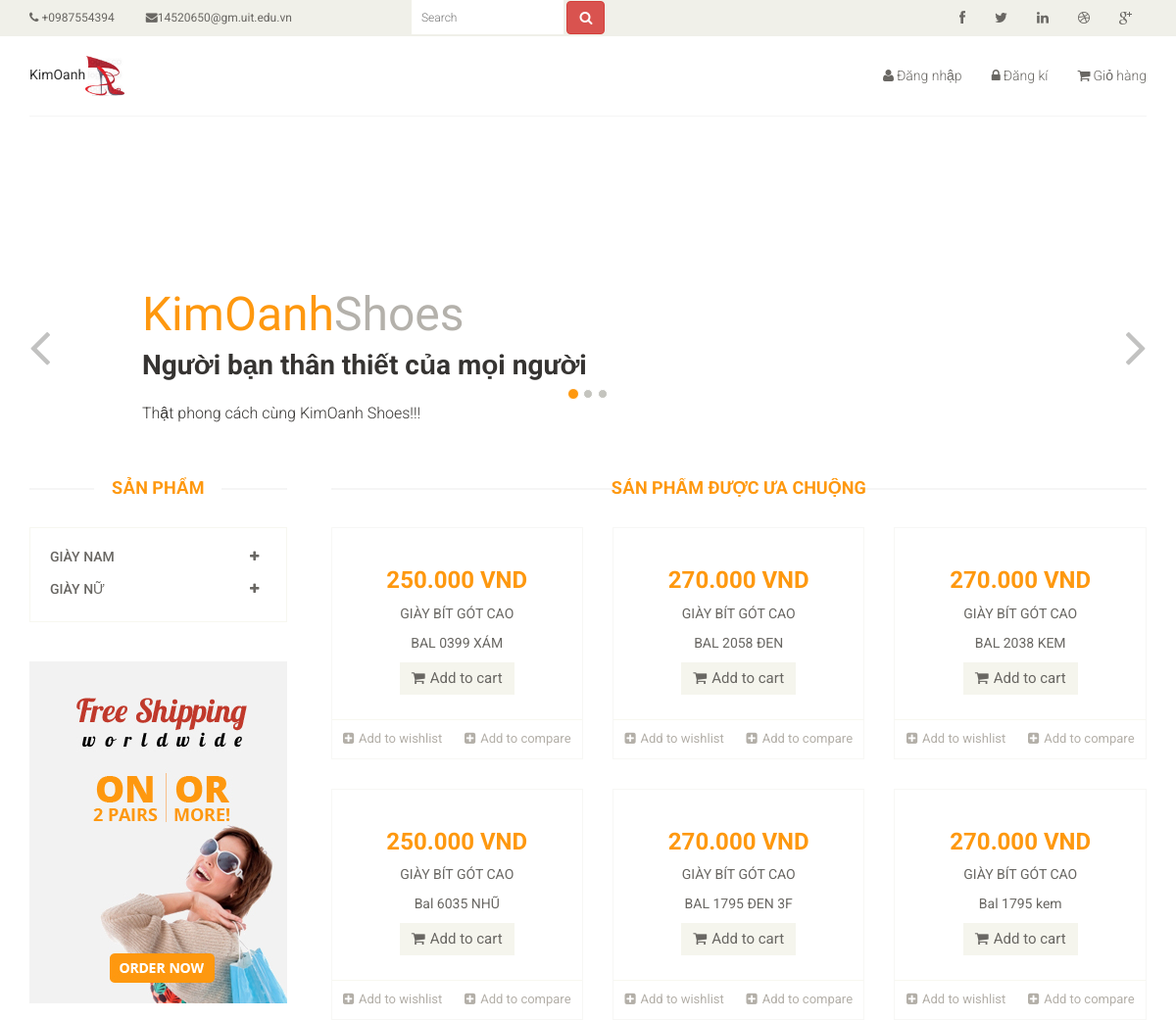
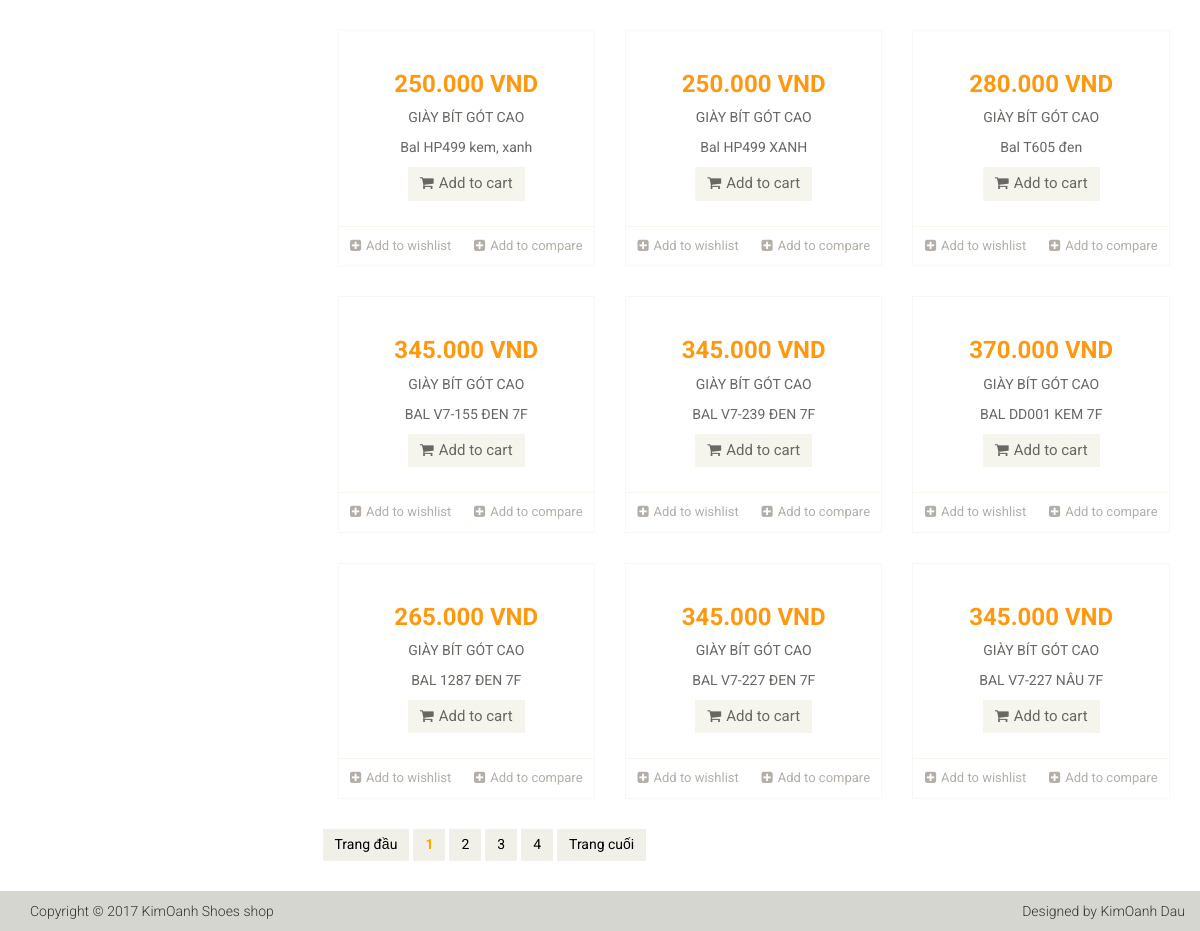
Screenshot of /catalog/giay_bit_got_cao.php with the database file from the repository (2 pictures, top to bottom).
### tables this page shows
CREATE TABLE `sanpham` (
  `MaSanPham` char(10) NOT NULL,
  `TenSanPham` varchar(30) NOT NULL,
  `GiaSanPham` int(7) NOT NULL,
  `LoaiSanPham` varchar(3) NOT NULL,
  `KieuSanPham` varchar(20) NOT NULL,
  `HinhAnh` varchar(100) NOT NULL
);

### catalog/giay_bit_got_cao.php (the view, shortened to what this page needs)
<?php
	require '../upload/database_config.php';
							$per_page = 15;
							$catalog_name = 'bit got cao';
							$catalog_url='giay_bit_got_cao.php';
								$sql_result_count = "SELECT MaSanPham FROM sanpham WHERE KieuSanPham like'%$catalog_name%'";
								$result_count = $conn->query($sql_result_count);
								$count = $result_count->num_rows;
								if(isset($_GET["page"])){
									$page = $_GET["page"];
								}
								else $page = 1;
								if($page == "" || $page < "1" || $page == "1"){
									$page_num = 0;
								}else if($page > ceil($count/$per_page)){
									$page_num = ceil($count/$per_page);
								}else{
									$page_num = ($page*$per_page) - $per_page;
								}
								$num_of_page = ceil($count/$per_page);
										$sql = "SELECT MaSanPham, TenSanPham, KieuSanPham, GiaSanPham, HinhAnh
										FROM sanpham
										WHERE KieuSanPham like '%$catalog_name%'
										ORDER BY MaSanPham DESC
										LIMIT $page_num , $per_page";
										$result = $conn->query($sql);
												while($row = $result->fetch_assoc()) {
												echo '<div class="col-sm-4"><div class="product-image-wrapper"><div class="single-products"><div class="productinfo text-center">';
												echo '<h2>'.$row['GiaSanPham'].'.000 VND</h2>';
												echo '<p>'.$row['KieuSanPham'].'</p>';
												echo '<p>'.$row['TenSanPham'].'</p>';
												echo '<a href="#" class="btn btn-default add-to-cart"><i class="fa fa-shopping-cart"></i>Add to cart</a></div><div class="product-overlay"><div class="overlay-content">';
												echo '<a href="../upload/addcart.php?item='.$row['MaSanPham'].'" class="btn btn-default add-to-cart"><i class="fa fa-shopping-cart"></i>Add to cart</a></div></div></div><div class="choose"><ul class="nav nav-pills nav-justified"><li><a href="#"><i class="fa fa-plus-square"></i>Add to wishlist</a></li><li><a href="#"><i class="fa fa-plus-square"></i>Add to compare</a></li></ul></div></div></div>';
											}
								echo "</div><div class='row'><ul class='pagination alg-right-pad'>";
								echo '<li><a href="'.$catalog_url.'?page=1">Trang đầu</a></li>';
								if($page >= 2){
									$i = $page;
								}
								else $i = 1;
								for($i; $i<$page + 4 && $i <= $num_of_page ;$i++){
									echo '<li><a href="'.$catalog_url.'?page='.$i.'"> ';
									if($i == $page){
										echo '<strong style="color:orange">'.$i.'</strong>';
									}
									else
										echo $i;
									echo' </a></li>';
							}
							echo '<li><a href="'.$catalog_url.'	?page='.$num_of_page.'">Trang cuối</a></li>';
							echo "</ul></div>";
?>

### rows the page displays
sanpham: GiaSanPham "250", KieuSanPham "GIÀY BÍT GÓT CAO", TenSanPham "BAL 0399 XÁM"
sanpham: GiaSanPham "270", KieuSanPham "GIÀY BÍT GÓT CAO", TenSanPham "BAL 2058 ĐEN"
sanpham: GiaSanPham "270", KieuSanPham "GIÀY BÍT GÓT CAO", TenSanPham "BAL 2038 KEM"
sanpham: GiaSanPham "250", KieuSanPham "GIÀY BÍT GÓT CAO", TenSanPham "Bal 6035 NHŨ"
sanpham: GiaSanPham "270", KieuSanPham "GIÀY BÍT GÓT CAO", TenSanPham "BAL 1795 ĐEN 3F"
sanpham: GiaSanPham "270", KieuSanPham "GIÀY BÍT GÓT CAO", TenSanPham "Bal 1795 kem"
sanpham: GiaSanPham "250", KieuSanPham "GIÀY BÍT GÓT CAO", TenSanPham "Bal HP499 kem, xanh"
sanpham: GiaSanPham "250", KieuSanPham "GIÀY BÍT GÓT CAO", TenSanPham "Bal HP499 XANH"
sanpham: GiaSanPham "280", KieuSanPham "GIÀY BÍT GÓT CAO", TenSanPham "Bal T605 đen"
sanpham: GiaSanPham "345", KieuSanPham "GIÀY BÍT GÓT CAO", TenSanPham "BAL V7-155 ĐEN 7F"
sanpham: GiaSanPham "345", KieuSanPham "GIÀY BÍT GÓT CAO", TenSanPham "BAL V7-239 ĐEN 7F"
sanpham: GiaSanPham "370", KieuSanPham "GIÀY BÍT GÓT CAO", TenSanPham "BAL DD001 KEM 7F"
sanpham: GiaSanPham "265", KieuSanPham "GIÀY BÍT GÓT CAO", TenSanPham "BAL 1287 ĐEN 7F"
sanpham: GiaSanPham "345", KieuSanPham "GIÀY BÍT GÓT CAO", TenSanPham "BAL V7-227 ĐEN 7F"
sanpham: GiaSanPham "345", KieuSanPham "GIÀY BÍT GÓT CAO", TenSanPham "BAL V7-227 NÂU 7F"
